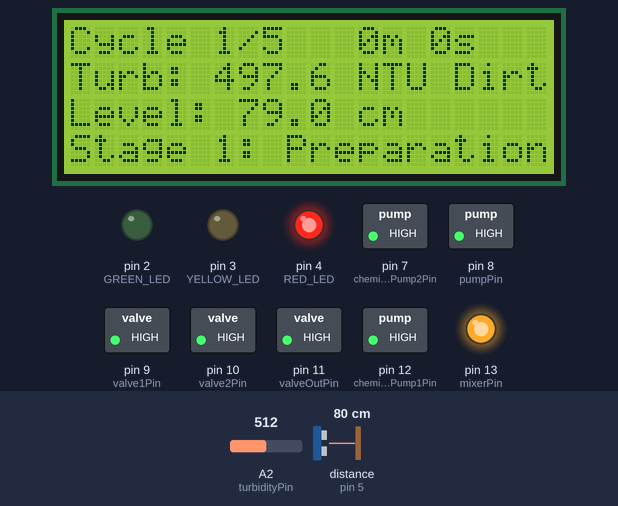
This sketch was run on a simulated Arduino Uno, built with avr-gcc and run on an emulated ATmega328P. Shown: 20×4 character LCD, switched loads named in the sketch (green lamp = pin HIGH), output pins drawn as LEDs (lit = HIGH). Wiring (inferred from the names in the program): ultrasonic range finder: trigger pin 6; echo pin 5. Inputs (shaded band) come from the test bench; at power-on: A2 (turbidityPin) = 512, distance to the obstacle (sensor on pin 5) 80 cm. The echo pulse lasts 58.3 µs per cm; pins used as bus, display or sensor lines are not drawn; what the sketch prints to the serial monitor is not drawn.

Above: at 1.2 s.
1.3 s: A2 (turbidityPin) set to 716
At 2.3 s:
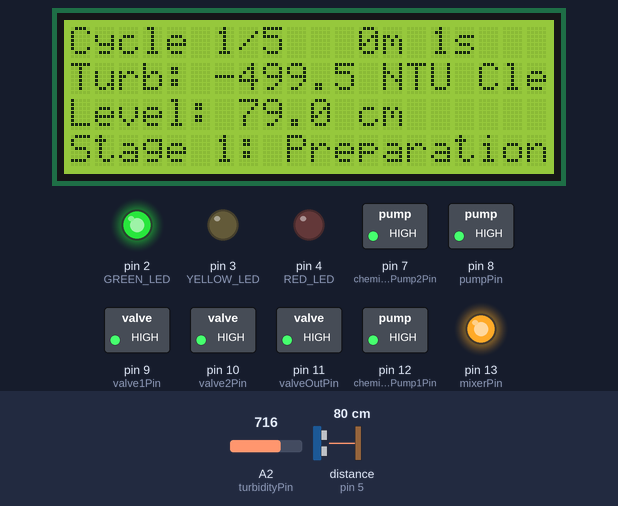
4.3 s: A2 (turbidityPin) set to 806
At 5.1 s:
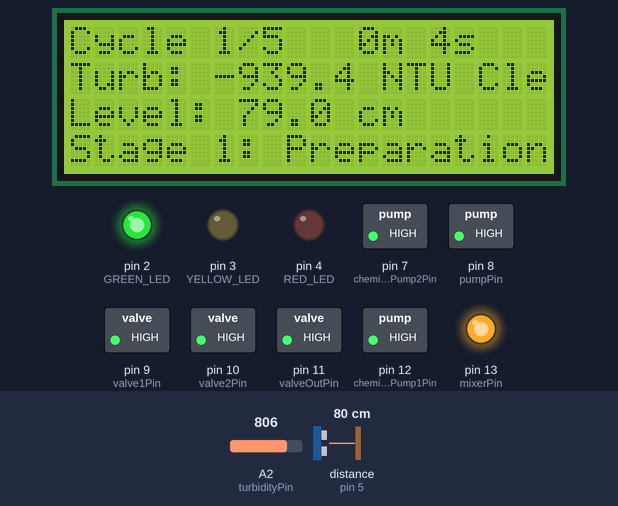
7.0 s: A2 (turbidityPin) set to 835
At 8.3 s:
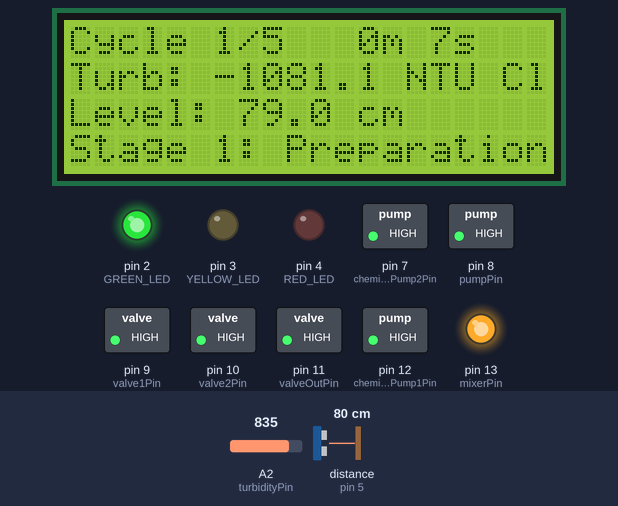
10.0 s: A2 (turbidityPin) set to 306
At 10.9 s:
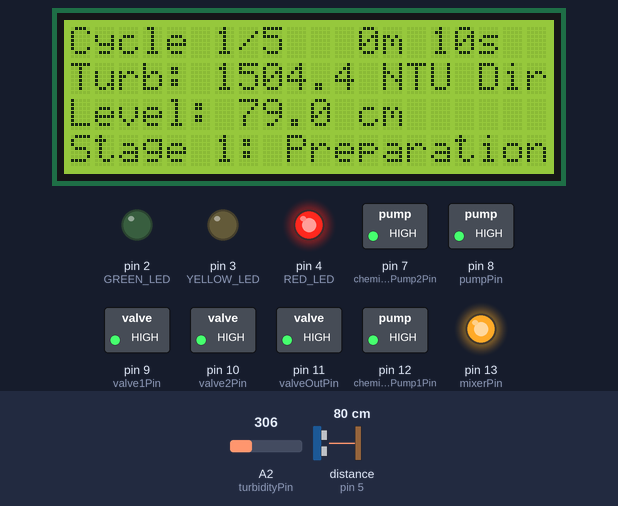
13.0 s: distance to the obstacle (sensor on pin 5) set to 250 cm
At 13.34 s:
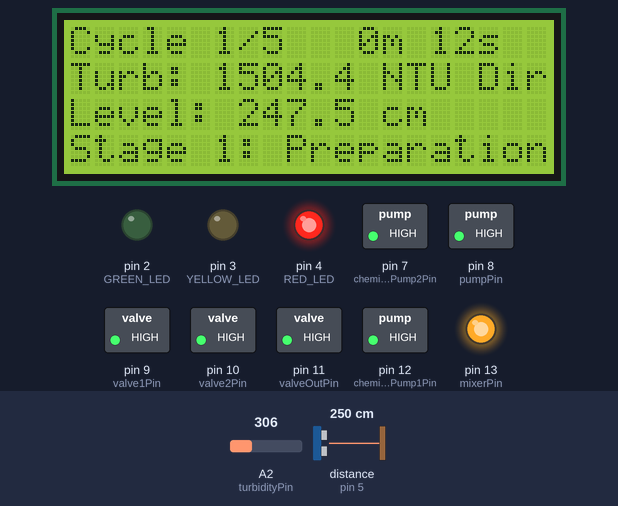
15.0 s: distance to the obstacle (sensor on pin 5) set to 2 cm
At 17.3 s:
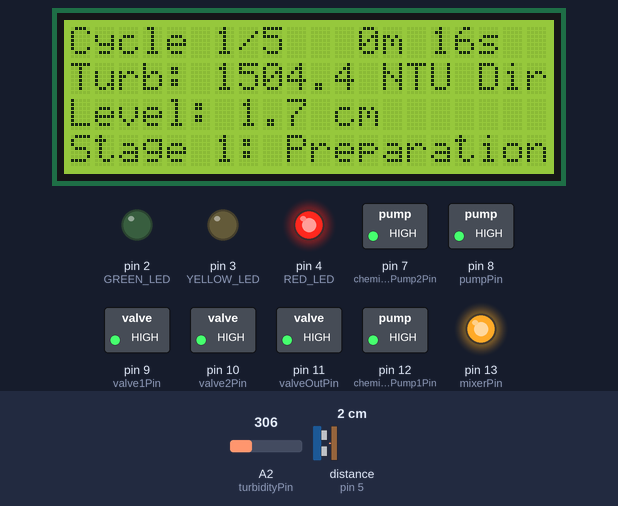
Timing chart, 0 to 18.0 s (numbered marks = the images above; inputs shaded):
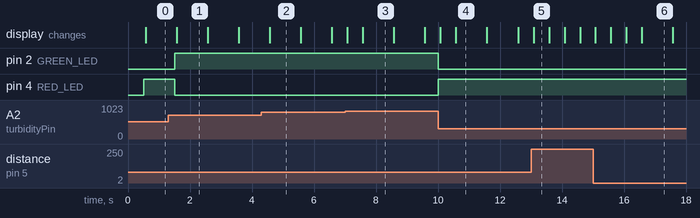

The sketch:

Water_Treatment_System.ino
```cpp
#include <Wire.h>
#include <LiquidCrystal_I2C.h>

// Sensor pins
#define turbidityPin A2
#define TRIGGER_PIN 6
#define ECHO_PIN 5

// Relay pins (active-low: LOW = ON, HIGH = OFF)
#define pumpPin 8
#define valveOutPin 11
#define valve2Pin 10
#define valve1Pin 9
#define chemicalPump1Pin 12
#define chemicalPump2Pin 7
#define mixerPin 13

// LED indicator pins
#define GREEN_LED 2
#define YELLOW_LED 3
#define RED_LED 4

LiquidCrystal_I2C lcd(0x27, 20, 4);  // LCD configuration

// Timing constants (milliseconds with UL suffix)
#define CYCLE_DURATION        810000UL    // 13.5 minutes
#define VALVE1_START          480000UL    // 8 minutes
#define VALVE1_END            540000UL    // 9 minutes
#define CHEM_PUMP1_START      540000UL    // 9 minutes
#define CHEM_PUMP1_END        555000UL    // 9.25 minutes
#define CHEM_PUMP2_START      570000UL    // 9.5 minutes
#define CHEM_PUMP2_END        585000UL    // 9.75 minutes
#define MIXER_START           540000UL    // 9 minutes
#define MIXER_END             630000UL    // 10.5 minutes
#define VALVE2_START          630000UL    // 10.5 minutes
#define VALVE2_END            690000UL    // 11.5 minutes
#define CONDITIONAL_START     750000UL    // 12.5 minutes
#define CONDITIONAL_END       810000UL    // 13.5 minutes

// System state variables
unsigned long cycleStartTime = 0;
unsigned long previousMillis = 0;
const long updateInterval = 500;  // Update every 500ms
int cycleCount = 0;

// State flags
bool valve1Active = false;
bool valve2Active = false;
bool pumpActive = false;
bool mixerActive = false;
bool chemPump1Active = false;
bool chemPump2Active = false;
bool valveOutActive = false;

void resetAllRelays() {
  digitalWrite(valve1Pin, HIGH);
  digitalWrite(valve2Pin, HIGH);
  digitalWrite(valveOutPin, HIGH);
  digitalWrite(chemicalPump1Pin, HIGH);
  digitalWrite(chemicalPump2Pin, HIGH);
  digitalWrite(mixerPin, HIGH);
  digitalWrite(pumpPin, HIGH);

  valve1Active = false;
  valve2Active = false;
  valveOutActive = false;
  chemPump1Active = false;
  chemPump2Active = false;
  mixerActive = false;
  pumpActive = false;
}

float readTurbidityNTU() {
  int sensorValue = analogRead(turbidityPin);
  float voltage = sensorValue * (5.0 / 1023.0);
  float ntu = 3000.0 - (voltage * 1000.0);  // Approximation
  return ntu;
}

String getTurbidityStatus(float ntu) {
  if (ntu <= 5.0) return "Clear";
  else if (ntu <= 15.0) return "Cloudy";
  else return "Dirty";
}

void updateTurbidityLEDs(String status) {
  digitalWrite(GREEN_LED, status == "Clear");
  digitalWrite(YELLOW_LED, status == "Cloudy");
  digitalWrite(RED_LED, status == "Dirty");
}

float readWaterLevel() {
  digitalWrite(TRIGGER_PIN, LOW);
  delayMicroseconds(2);
  digitalWrite(TRIGGER_PIN, HIGH);
  delayMicroseconds(10);
  digitalWrite(TRIGGER_PIN, LOW);
  long duration = pulseIn(ECHO_PIN, HIGH);
  return duration * 0.034 / 2;  // Distance in cm
}

void updateDisplay(unsigned long elapsedTime, float turbidityNTU, String turbidityStatus, float waterLevel) {
  int totalSeconds = elapsedTime / 1000;
  int minutes = totalSeconds / 60;
  int seconds = totalSeconds % 60;

  lcd.clear();
  lcd.setCursor(0, 0);
  lcd.print("Cycle "); lcd.print(min(cycleCount + 1, 5)); lcd.print("/5 ");
  lcd.setCursor(12, 0); lcd.print(minutes); lcd.print("m "); lcd.print(seconds); lcd.print("s");

  lcd.setCursor(0, 1);
  lcd.print("Turb: "); lcd.print(turbidityNTU, 1); lcd.print(" NTU "); lcd.print(turbidityStatus);

  lcd.setCursor(0, 2);
  lcd.print("Level: "); lcd.print(waterLevel, 1); lcd.print(" cm");

  lcd.setCursor(0, 3);
  if (cycleCount < 5) {
    if (elapsedTime < VALVE1_START) lcd.print("Stage 1: Preparation");
    else if (elapsedTime < VALVE2_END) lcd.print("Stage 2: Treatment");
    else if (elapsedTime < CONDITIONAL_START) lcd.print("Stage 3: Settling");
    else lcd.print("Stage 4: Draining");
  } else {
    lcd.print("Quality Check Mode");
  }
}

void controlSystem(unsigned long elapsedTime, String turbidityStatus) {
  // Valve 1
  if (elapsedTime >= VALVE1_START && elapsedTime < VALVE1_END && !valve1Active) {
    digitalWrite(valve1Pin, LOW); valve1Active = true; Serial.println("Valve 1 ON");
  } else if (elapsedTime >= VALVE1_END && valve1Active) {
    digitalWrite(valve1Pin, HIGH); valve1Active = false; Serial.println("Valve 1 OFF");
  }

  // Chemical Pump 1
  if (elapsedTime >= CHEM_PUMP1_START && elapsedTime < CHEM_PUMP1_END && !chemPump1Active) {
    digitalWrite(chemicalPump1Pin, LOW); chemPump1Active = true; Serial.println("Chem Pump 1 ON");
  } else if (elapsedTime >= CHEM_PUMP1_END && chemPump1Active) {
    digitalWrite(chemicalPump1Pin, HIGH); chemPump1Active = false; Serial.println("Chem Pump 1 OFF");
  }

  // Chemical Pump 2
  if (elapsedTime >= CHEM_PUMP2_START && elapsedTime < CHEM_PUMP2_END && !chemPump2Active) {
    digitalWrite(chemicalPump2Pin, LOW); chemPump2Active = true; Serial.println("Chem Pump 2 ON");
  } else if (elapsedTime >= CHEM_PUMP2_END && chemPump2Active) {
    digitalWrite(chemicalPump2Pin, HIGH); chemPump2Active = false; Serial.println("Chem Pump 2 OFF");
  }

  // Mixer
  if (elapsedTime >= MIXER_START && elapsedTime < MIXER_END && !mixerActive) {
    digitalWrite(mixerPin, LOW); mixerActive = true; Serial.println("Mixer ON");
  } else if (elapsedTime >= MIXER_END && mixerActive) {
    digitalWrite(mixerPin, HIGH); mixerActive = false; Serial.println("Mixer OFF");
  }

  // Valve 2
  if (elapsedTime >= VALVE2_START && elapsedTime < VALVE2_END && !valve2Active) {
    digitalWrite(valve2Pin, LOW); valve2Active = true; Serial.println("Valve 2 ON");
  } else if (elapsedTime >= VALVE2_END && valve2Active) {
    digitalWrite(valve2Pin, HIGH); valve2Active = false; Serial.println("Valve 2 OFF");
  }

  // Conditional stage (Clear → ValveOut, Turbid → Pump)
  if (elapsedTime >= CONDITIONAL_START && elapsedTime < CONDITIONAL_END) {
    if (turbidityStatus == "Clear") {
      if (!valveOutActive) {
        digitalWrite(valveOutPin, LOW);
        digitalWrite(pumpPin, HIGH);
        valveOutActive = true; pumpActive = false;
        Serial.println("Valve Out ON (Clear)");
      }
    } else {
      if (!pumpActive) {
        digitalWrite(pumpPin, LOW);
        digitalWrite(valveOutPin, HIGH);
        pumpActive = true; valveOutActive = false;
        Serial.println("Pump ON (Turbid)");
      }
    }
  } else if (elapsedTime >= CONDITIONAL_END) {
    if (pumpActive) {
      digitalWrite(pumpPin, HIGH); pumpActive = false; Serial.println("Pump OFF");
    }
    if (valveOutActive) {
      digitalWrite(valveOutPin, HIGH); valveOutActive = false; Serial.println("Valve Out OFF");
    }
  }
}

void setup() {
  Serial.begin(9600);
  lcd.init();
  lcd.backlight();

  // Pin modes
  pinMode(pumpPin, OUTPUT);
  pinMode(valveOutPin, OUTPUT);
  pinMode(valve2Pin, OUTPUT);
  pinMode(valve1Pin, OUTPUT);
  pinMode(chemicalPump1Pin, OUTPUT);
  pinMode(chemicalPump2Pin, OUTPUT);
  pinMode(mixerPin, OUTPUT);
  pinMode(GREEN_LED, OUTPUT);
  pinMode(YELLOW_LED, OUTPUT);
  pinMode(RED_LED, OUTPUT);
  pinMode(TRIGGER_PIN, OUTPUT);
  pinMode(ECHO_PIN, INPUT);

  resetAllRelays();
  digitalWrite(GREEN_LED, LOW);
  digitalWrite(YELLOW_LED, LOW);
  digitalWrite(RED_LED, LOW);

  cycleStartTime = millis();
  Serial.println("System initialized. Starting first cycle.");
}

void loop() {
  unsigned long currentMillis = millis();
  unsigned long elapsedTime = currentMillis - cycleStartTime;

  if (currentMillis - previousMillis >= updateInterval) {
    previousMillis = currentMillis;

    float turbidityNTU = readTurbidityNTU();
    String turbidityStatus = getTurbidityStatus(turbidityNTU);
    float waterLevel = readWaterLevel();

    updateTurbidityLEDs(turbidityStatus);
    updateDisplay(elapsedTime, turbidityNTU, turbidityStatus, waterLevel);

    if (cycleCount < 5) {
      controlSystem(elapsedTime, turbidityStatus);

      if (elapsedTime >= CYCLE_DURATION) {
        cycleCount++;
        cycleStartTime = currentMillis;
        resetAllRelays();
        Serial.print("Completed cycle ");
        Serial.print(cycleCount);
        Serial.println("/5");

        if (cycleCount >= 5) {
          Serial.println("All 5 cycles completed. Entering quality check.");
        }
      }
    } else {
      // Quality check after 5 cycles
      if (turbidityStatus == "Clear" && waterLevel > 10.0) {
        digitalWrite(valveOutPin, LOW);  // Open output valve
        digitalWrite(pumpPin, HIGH);    // Ensure pump is off
        lcd.setCursor(15, 3); lcd.print("OK  ");
      } else {
        digitalWrite(valveOutPin, HIGH); // Close output valve
        digitalWrite(pumpPin, HIGH);     // Ensure pump is off
        lcd.setCursor(15, 3); lcd.print("FAIL");
      }
    }
  }
}
```

Measured:
- the behaviour switches between 818 and 819 on A2 (turbidityPin) (found by bisection; images 2 and 3)
- after the input at 1.3 s, pin 2 (GREEN_LED): LOW → HIGH after 0.21 s; pin 4 (RED_LED): HIGH → LOW after 0.21 s; the display: changes after 0.28 s (image 1)
- after the input at 7.0 s, the display: first changes after 0.08 s (image 3 shows a later state)
- after the input at 10.0 s, pin 2 (GREEN_LED): HIGH → LOW at once; pin 4 (RED_LED): LOW → HIGH at once; the display: first changes after 0.08 s (image 4 shows a later state)
- what the display in image 2 shows lasts 1.0 s, from 4.6 s to 5.6 s
